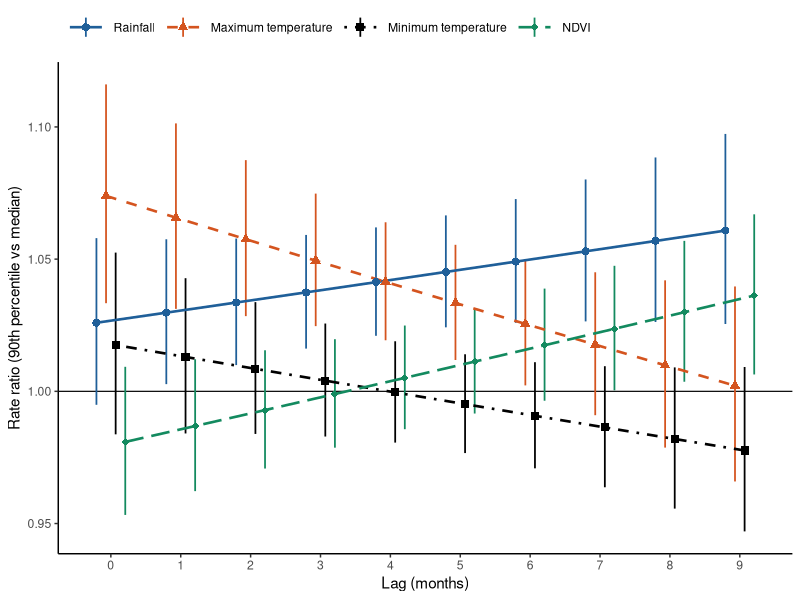
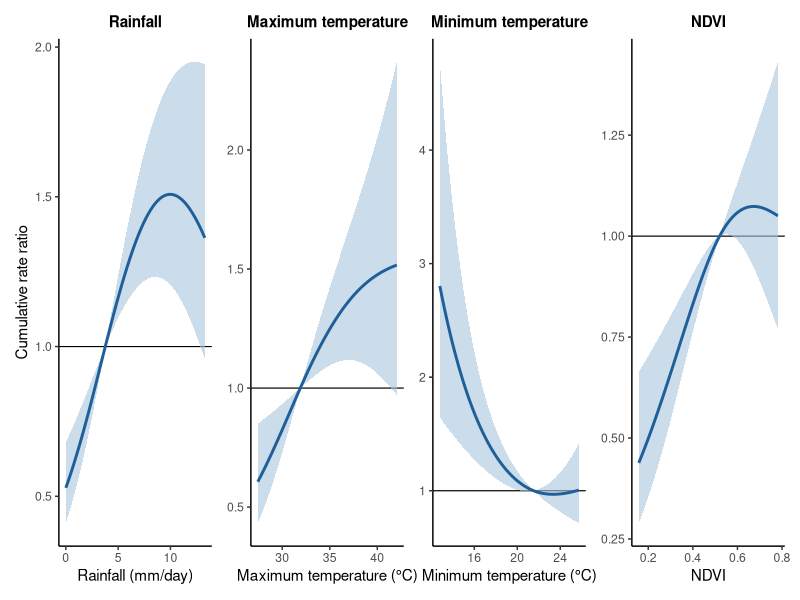
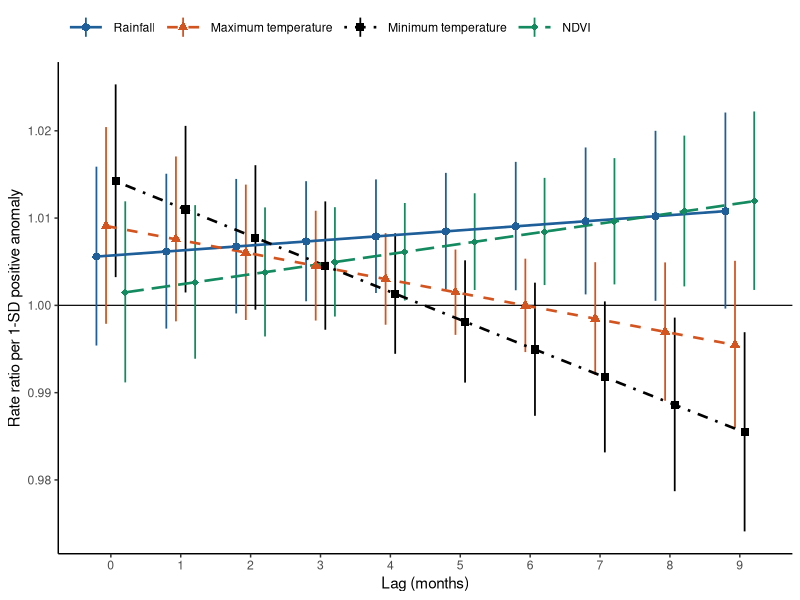

Generate these figures, in order, with R:
# Figures 5, 6 and 7 (Results, sections 3.5 and 3.6). Run after analysis/exposure_response.R.
#   Fig 5: lag-response at the 90th percentile versus the median, all exposures on one axis.
#   Fig 6: cumulative exposure-response over lags 0-9, one panel per exposure.
#   Fig 7: lag-response for a 1-SD positive anomaly, from the climatology-anomaly model (all exposures on one axis).
suppressPackageStartupMessages({ library(readr); library(dplyr); library(ggplot2); library(patchwork) })
BLUE <- "#1F5F99"; BAND <- "#A9C4DE"
LAB <- c(rainfall = "Rainfall", tmax = "Maximum temperature", tmin = "Minimum temperature", ndvi = "NDVI")
XLAB <- c(rainfall = "Rainfall (mm/day)", tmax = "Maximum temperature (\u00B0C)", tmin = "Minimum temperature (\u00B0C)", ndvi = "NDVI")
th <- theme_classic(base_size = 11) + theme(strip.background = element_blank(), strip.text = element_text(face = "bold"))
save_fig <- function(p, name, w, h) {
  ggsave(file.path("figures", paste0(name, ".pdf")), p, width = w, height = h, device = cairo_pdf, bg = "white")
}
VCOL <- c("Rainfall" = "#1F5F99", "Maximum temperature" = "#D4541F", "Minimum temperature" = "#000000", "NDVI" = "#138A5F")
VLT  <- c("Rainfall" = "solid", "Maximum temperature" = "dashed", "Minimum temperature" = "dotdash", "NDVI" = "longdash")
VSH  <- c("Rainfall" = 16, "Maximum temperature" = 17, "Minimum temperature" = 15, "NDVI" = 18)
dg <- position_dodge(width = 0.55)
one_axis <- function(dat, ylab) {
  ggplot(dat, aes(lag, RR, colour = variable, linetype = variable, shape = variable, group = variable)) +
    geom_hline(yintercept = 1, linewidth = 0.4) +
    geom_linerange(aes(ymin = lo, ymax = hi), position = dg, linewidth = 0.6, linetype = "solid") +
    geom_line(position = dg, linewidth = 0.9) + geom_point(position = dg, size = 2.4) +
    scale_colour_manual(values = VCOL, name = NULL) + scale_linetype_manual(values = VLT, name = NULL) +
    scale_shape_manual(values = VSH, name = NULL) + scale_x_continuous(breaks = 0:9) +
    labs(x = "Lag (months)", y = ylab) +
    theme_classic(base_size = 11) + theme(legend.position = "top", legend.justification = "left", legend.key.width = unit(2, "lines"))
}
lc <- read_csv("analysis/output/rr_lag_curves.csv", show_col_types = FALSE) |> filter(percentile == "90th") |>
  mutate(variable = factor(LAB[variable], levels = LAB))
save_fig(one_axis(lc, "Rate ratio (90th percentile vs median)"), "Fig5", 7.5, 4.8)
cc <- read_csv("analysis/output/rr_cumulative_curves.csv", show_col_types = FALSE)
p7 <- wrap_plots(lapply(names(LAB), function(v) {
  ggplot(filter(cc, variable == v), aes(x, RR)) + geom_hline(yintercept = 1, linewidth = 0.4) +
    geom_ribbon(aes(ymin = lo, ymax = hi), fill = BAND, alpha = 0.6) + geom_line(colour = BLUE, linewidth = 1) +
    labs(x = XLAB[[v]], y = if (v == "rainfall") "Cumulative rate ratio" else NULL, title = LAB[[v]]) + th +
    theme(plot.title = element_text(face = "bold", size = 11, hjust = 0.5))
}), nrow = 1)
save_fig(p7, "Fig6", 10, 3.6)

an <- read_csv("analysis/output/anomaly_lag_curves.csv", show_col_types = FALSE) |> filter(anomaly_sd == 1) |>
  mutate(variable = factor(LAB[variable], levels = LAB))
save_fig(one_axis(an, "Rate ratio per 1-SD positive anomaly"), "Fig7", 7.5, 4.8)
cat("saved figures/Fig6, Fig7 and Fig8\n")
